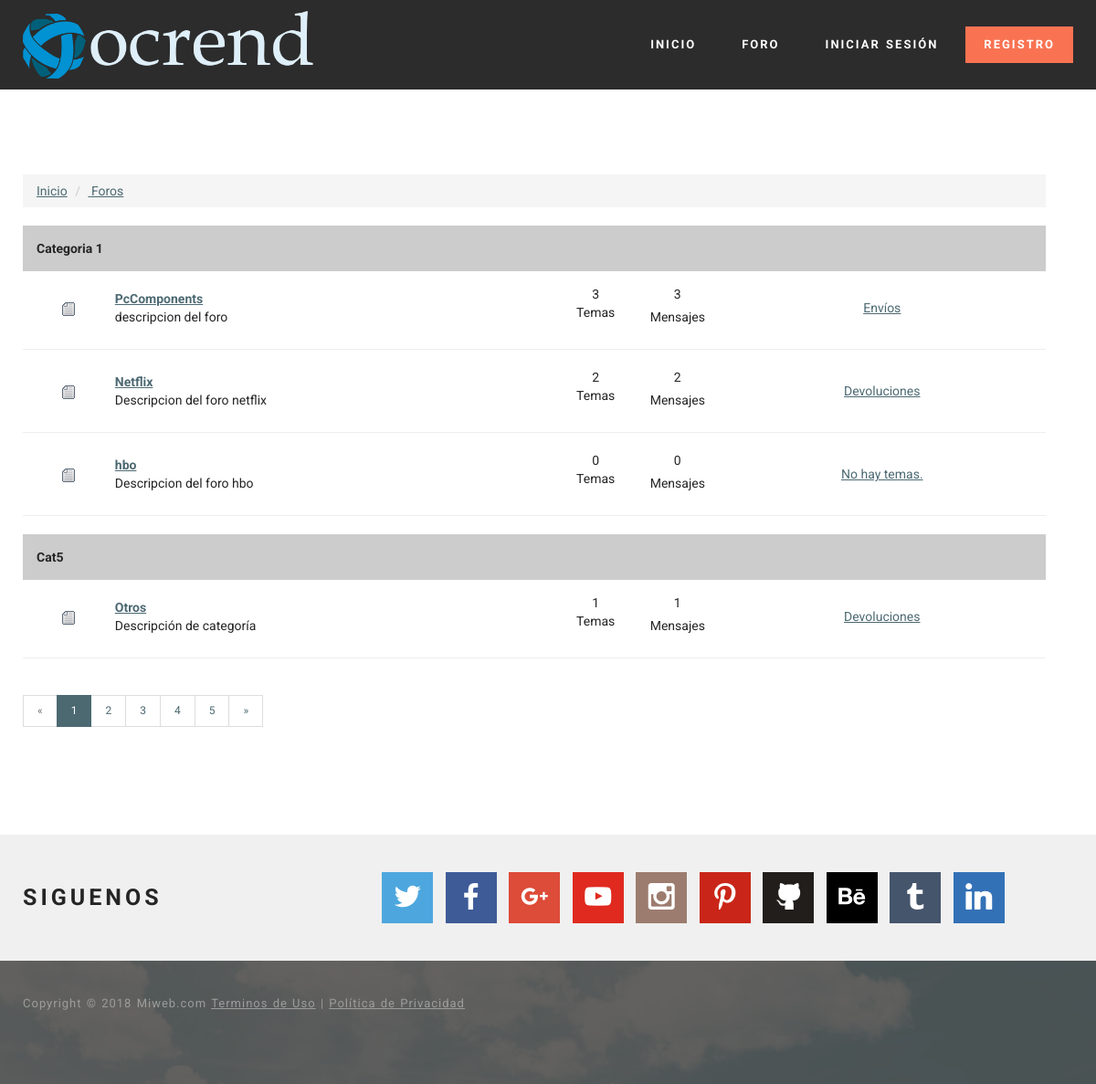
The page /?view=forum on the database its author committed.
### tables this page shows
CREATE TABLE `categorias` (
  `id` int(255) NOT NULL,
  `nombre` varchar(255) NOT NULL
);

CREATE TABLE `foros` (
  `id` int(255) NOT NULL,
  `nombre` varchar(255) NOT NULL,
  `descripcion` varchar(255) NOT NULL,
  `cantidad_mensajes` bigint(255) NOT NULL DEFAULT '0',
  `cantidad_temas` bigint(255) NOT NULL DEFAULT '0',
  `id_categoria` int(100) NOT NULL DEFAULT '1',
  `estado` int(1) NOT NULL DEFAULT '1' COMMENT '1 es el estado abierto del foro y 0 para crrarlo y solo admin tiene acceso',
  `ultimo_tema` varchar(255) NOT NULL,
  `id_ultimo_tema` bigint(255) NOT NULL
);

### core/controllers/forumController.php (called while the page is built, shortened)
<?php
$db = new Conexion();
include('html/forum/index.php');
?>

### core/bin/functions/Categorias.php (called while the page is built, shortened)
<?php
function Categorias(){
$db = new Conexion();
$sql = $db->query("SELECT * FROM categorias;");
if($db->rows($sql) > 0) {
  while($d = $db->recorrer($sql)) {
    $categorias[$d['id']]= $d;
    }
}else {
  $categorias = false;
}
return $categorias;
}
?>

### core/core.php (called while the page is built, shortened)
<?php
require('core/models/class.Conexion.php');
require('core/bin/functions/Categorias.php');
require('core/bin/functions/Foros.php');
require('core/bin/functions/UrlAmigable.php');
$_categorias = Categorias();
$_foros = Foros();
?>

### core/models/class.Conexion.php (called while the page is built, shortened)
<?php
class Conexion extends mysqli {
public function rows($query){
  return mysqli_num_rows($query);
}
public function liberar($query){
  return mysqli_free_result($query);
}
public function recorrer($query){
  return mysqli_fetch_array($query);
}
}
 ?>

### core/bin/functions/Foros.php (called while the page is built, shortened)
<?php
function Foros(){
$db = new Conexion();
$sql = $db->query("SELECT * FROM foros;");
if($db->rows($sql) > 0) {
  while($d = $db->recorrer($sql)) {
    $foros[$d['id']]= $d;
    }
}else {
  $foros = false;
}
return $foros;
}
?>

### core/bin/functions/UrlAmigable.php (called while the page is built)
<?php
function UrlAmigable($id,$titulo,$id_foro = null){
if(null == $id_foro){
  $titulo = $id . '-' . $titulo;
}else {
    $titulo = $id . '-' . $id_foro . '-' .$titulo;
}
  $titulo = trim($titulo);
  $titulo = str_replace(
      array('à', 'á', 'ä','â','ã','å','æ','ª','α','∀','@','∧','λ','Δ','À','Á','Â','Ã','Ä','Å','Ā','ā','Ă','ă','Ą','ą'),
      'a',
      $titulo
  );
  $titulo = str_replace(
      array('ß','β'),
      'b',
      $titulo
  );
  $titulo = str_replace(
      array('¢','©','ç','ς','⊂','€','Ç','c','Ć','ć','Ĉ','ĉ','Ċ','ċ','Č','č'),
      'c',
      $titulo
  );
  $titulo = str_replace(
      array('₫','Ď','ď','Đ','đ'),
      'd',
      $titulo
  );
  $titulo = str_replace(
      array('è','é','ê','ë','ε','ξ','∈','∉','∋','∃','∑','È','É','Ê','Ë','Ē','ē','Ĕ','ĕ','Ė','ė','Ę','ę','Ě','ě'),
    'e',
      $titulo
  );
  $titulo = str_replace(
      array('ƒ'),
      'f',
      $titulo
  );
$titulo = str_replace(
    array('Ĝ','ĝ','Ğ','ğ','Ġ','ġ','Ģ','ģ'),
    'g',
    $titulo
);
  $titulo = str_replace(
      array('H.','Ĥ','ĥ','Ħ','ħ'),
      'h',
      $titulo
  );
  $titulo = str_replace(
      array('ì','í','î','ï','¡','ℑ','Ì','Í','Î','Ï','Ĩ','ĩ','Ī','ī','Ĭ','ĭ','Į','į','İ','ı'),
      'i',
      $titulo
  );
$titulo = str_replace(
    array('Ĵ','ĵ'),
    'j',
    $titulo
);
  $titulo = str_replace(
      array('κ','Ķ','ķ'),
      'k',
      $titulo
  );
  $titulo = str_replace(
      array('£','ζ','ι','¦','Ĺ','ĺ','Ļ','ļ','Ľ','ľ','Ŀ','ŀ','Ł','ł'),
      'l',
      $titulo
  );
  $titulo = str_replace(
      array('ñ','η','π','ℵ','∩','Ñ'),
      'n',
      $titulo
  );
  $titulo = str_replace(
      array('ò','ó','ô','õ','ö','¤','ð','ø','δ','σ','φ','∅','Ò','Ó','Ô','Õ','Ö','Ω'),
      'o',
      $titulo
  );
  $titulo = str_replace(
      array('þ','ρ','℘','¶'),
      'p',
      $titulo
  );
  $titulo = str_replace(
      array('®','ℜ'),
      'r',
      $titulo
  );
  $titulo = str_replace(
      array('š','§','$'),
      's',
      $titulo
  );
  $titulo = str_replace(
      array('τ'),
      't',
      $titulo
  );
  $titulo = str_replace(
      array('ù','ú','û','ü','µ','υ','μ','∪','Ù','Ú','Û','Ü'),
      'u',
      $titulo
  );
  $titulo = str_replace(
      array('∨','√','ϑ'),
      'v',
      $titulo
  );
  $titulo = str_replace(
      array('ψ','ω','ϖ'),
      'w',
      $titulo
  );
  $titulo = str_replace(
      array('×','χ'),
      'x',
      $titulo
  );
  $titulo = str_replace(
      array('¥','ý','ÿ','γ','ϒ','ÿ'),
      'y',
      $titulo
  );
  $titulo = str_replace(
      array('ζ'),
      'z',
      $titulo
  );
  $titulo = str_replace(
      array('¨','«','¬','¯','±','´','·','¸','»','¿','÷','•','…','′','″','‾','⁄','−','∗','⋅','☺','☻','◘','○','►','◄','↕','‼','▬','↨','∟','▲','▼','⌂','░','▒','▓','│','┤','╣','║','╗','╝','┐','└','┬','├','┼','╚','╔','╩','╦','╠','═','╬','┘','┌','█','▄','▀','‗','°','•','•','■','☼'),
    '-',
      $titulo
  );
  $titulo = str_replace(
      array('∝','∞','∠','∫','∴','∼','≅','≈','≠','≡','≤','≥','⊃','⊄','⊆','⊇','⊕','⊗','⊥','◙','♂','♀','♪','♫',''),
    '-',
      $titulo
  );
  $titulo = str_replace(
      array('⌈','⌉','⌊','⌋','〈','〉','◊','♠','♣','♥','♦','"','&','<','>','ˆ','˜','—','\\','\"','~','‰'),
      '-',
      $titulo
  );
  $titulo = str_replace(
      array('œ','™','Æ','π'),
      array('oe','tm','ae','pi'),
      $titulo
  );
  $titulo = str_replace(
      array('‘','’','‚','“','”','„','†','‡','‰','‹','›','!','¡','#','(',')','{','}','[',']','⇓','⇔'),
      '-',
      $titulo
  );
  $titulo = str_replace(
      array('=','?','+','<','>',';','.',':','^','/','&','¬','∂','∇','∏','←','↑','→','↓','↔','↵','⇐','⇑','⇒'),
      '-',
      $titulo
  );
  $titulo = str_replace(
      array('²','³','°','¹','º','¼','½','¾','θ'),
      array('2','3','0','1','0','1-4','1-2','3-4','0'),
      $titulo
  );
  $titulo = str_replace(
      array(' ','—','-----','----','---','--','------','-------','--------','---------','----------','-----------'),
      '-',
      $titulo
  );
$titulo = strtolower($titulo);
return $titulo;
}
?>

### html/forum/index.php (the view, shortened to what this page needs)
<?php include(HTML_DIR . 'overall/header.php'); ?>
<body>
<?php include(HTML_DIR . 'overall/topnav.php'); ?>
 <section class="mbr-section mbr-after-navbar" id="content1-10">
     <div class="mbr-section__container container mbr-section__container--isolated">
<div class="row container">
 <ol class="breadcrumb">
   <li class="breadcrumb-item"><a href="?view=index"><i class="fa fa-home"></i> Inicio</a></li>
   <li class="breadcrumb-item"><a href="?view=forum"><i class="fa fa-comments"></i> Foros</a></li>
 </ol>
<?php
if(false !=$_categorias){
$prepare_sql  = $db->prepare("SELECT id FROM foros WHERE id_categoria = ? ;");
$prepare_sql->bind_param('i',$id_categoria);
foreach ($_categorias as $id_categoria => $array_categoria) {
$prepare_sql->execute();
$prepare_sql->store_result();
echo '
<table width="100%" border="0" cellspacing="2" cellpadding="2">
  <tr>
    <th colspan="5" scope="col" bgcolor="#CCCCCC" style="margin-bottom:5px; height:32px;" >
      <div align="left" style="margin-left:15px; margin-top:15px; margin-bottom:15px;">'.$_categorias[$id_categoria]['nombre'].'</div></th>
  </tr>
  <tr>
    <th colspan="5" scope="col"><div align="left" style="margin-left:15px; margin-top:15px; margin-bottom:15px;"></div></th>
  </tr>
';
if ($prepare_sql->num_rows > 0) {
  $prepare_sql->bind_result($id_del_foro);
  while ($prepare_sql->fetch()) {
    if($_foros[$id_del_foro]['estado'] == 1){
      $extension = 'off.gif';
    }else {
      $extension = 'lock.gif';
    }
    if ($_foros[$id_del_foro]['ultimo_tema'] == '') {
      $ultimo_tema= '<a href="#" title="Sin temas en el foro">No hay temas.</a>';
    } else {
  $ultimo_tema= '<a href="temas/'.UrlAmigable($_foros[$id_del_foro]['id_ultimo_tema'],$_foros[$id_del_foro]['ultimo_tema'],$id_del_foro).'" title="Ir al tema">'. $_foros[$id_del_foro]['ultimo_tema'].'</a>';
    }
    echo '
    <tr>
    <th width="9%" rowspan="2" scope="row"><div align="center"><img src="'.IC_TOPIC_FORUM_DIR.$extension.'" /></div></th>
    <td width="43%" rowspan="2"><div align="left">
    <a href="foros/'.UrlAmigable($id_del_foro,$_foros[$id_del_foro]['nombre']).'"><strong>'.$_foros[$id_del_foro]['nombre'].'</strong></a><br />
    '.$_foros[$id_del_foro]['descripcion'].'</div></td>
    <td><div align="center">'.number_format($_foros[$id_del_foro]['cantidad_temas'],0,',','.').' </div></td>
    <td><div align="center">'.number_format($_foros[$id_del_foro]['cantidad_mensajes'],0,',','.').' </div></td>
    <td width="32%" rowspan="2"><div align="center">'.$ultimo_tema.'</div></td>
    </tr>
    <tr>
    <td width="8%"><p align="center">Temas</p>    </td>
    <td width="8%"><div align="center">Mensajes</div></td>
    </tr>
    <tr>
    <th colspan="5" scope="col" cellspacing="0" cellpadding="0"><div align="left"><hr style="color: #0056b2;" /></div></th>
    </tr>
    ';
  }
}
echo '
</table>
';
}
}
 ?>
 <div>
   <ul class="pagination pagination-sm">
     <li class="page-item disabled">
       <a class="page-link" href="#">&laquo;</a>
     </li>
     <li class="page-item active">
       <a class="page-link" href="#">1</a>
     </li>
     <li class="page-item">
       <a class="page-link" href="#">2</a>
     </li>
     <li class="page-item">
       <a class="page-link" href="#">3</a>
     </li>
     <li class="page-item">
       <a class="page-link" href="#">4</a>
     </li>
     <li class="page-item">
       <a class="page-link" href="#">5</a>
     </li>
     <li class="page-item">
       <a class="page-link" href="#">&raquo;</a>
     </li>
   </ul>
 </div>
</div>
</section>
<?php include(HTML_DIR . 'overall/footer.php'); ?>
</body>
</html>

### views/mobirise/css/style.css (style rules this page uses)
html { position: relative; min-height: 100%; }
.mbr-after-navbar:before { content: ""; display: block; height: 98px; }
.mbr-section { padding: 0 20px; }
.mbr-section__container { padding: 0; position: relative; z-index: 3; }
.mbr-section__container--isolated { padding-bottom: 93px; padding-top: 93px; }

### rows shown on the page
categorias: nombre "Categoria 1"
foros: id+nombre "PcComponents", id+descripcion "descripcion del foro", id+cantidad_temas "3", id+cantidad_mensajes "3", id+ultimo_tema "Envíos"
foros: id+nombre "Netflix", id+descripcion "Descripcion del foro netflix", id+cantidad_temas "2", id+cantidad_mensajes "2", id+ultimo_tema "Devoluciones"
foros: id+nombre "hbo", id+descripcion "Descripcion del foro hbo", id+cantidad_temas "0", id+cantidad_mensajes "0", ultimo_tema "No hay temas."
categorias: nombre "Cat5"
foros: id+nombre "Otros", id+descripcion "Descripción de categoría", id+cantidad_temas "1", id+cantidad_mensajes "1", id+ultimo_tema "Devoluciones"

### other values the page prints
APP_COPY "Copyright © 2018 Miweb.com"
